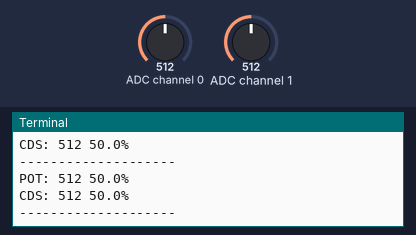
Bench run of a program on a simulated Raspberry Pi (BCM pin numbers). Parts: the last lines printed to the terminal. The inputs (shaded band) are chosen by the test bench; at power-on: ADC channel 0 = 512, ADC channel 1 = 512 (analog values on the 0–1023 scale). Library files of the repository ran but are not shown: mcp3008.py.

Above: at 1.2 s.
1.3 s: ADC channel 0 set to 716
At 2.6 s:
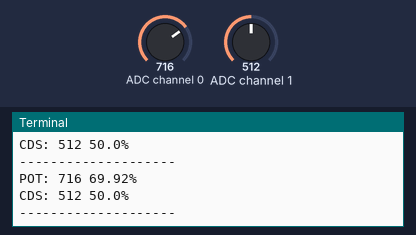
2.8 s: ADC channel 1 set to 716
At 3.8 s:
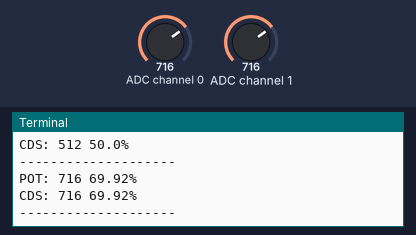
4.3 s: ADC channel 0 set to 900
At 5.6 s:
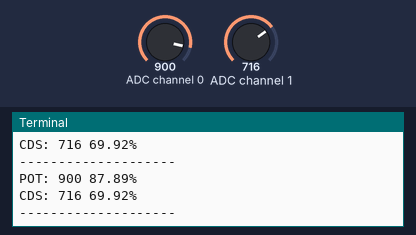
5.8 s: ADC channel 1 set to 900
At 6.9 s:
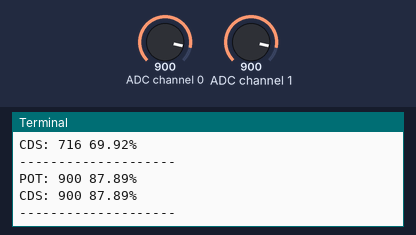
Timing chart, 0 to 8.3 s (numbered marks = the images above; inputs shaded):
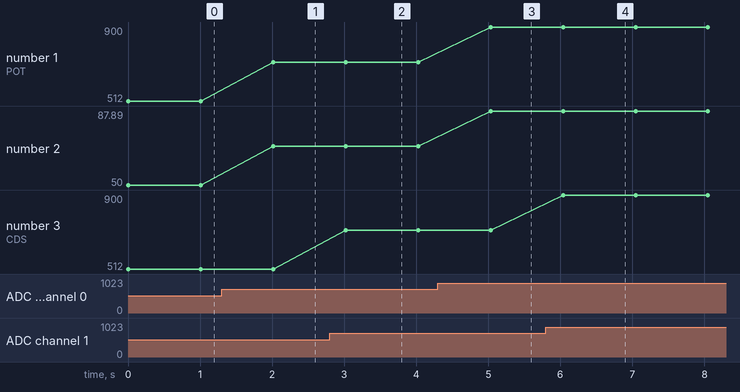

The program:

adc.py
```python
import traceback
from time import sleep
from mcp3008 import MCP3008

adc = MCP3008()

def scaling(val, max, min=0):
    # max와 min 사이에 있는 val을 0과 1의 범위로 스케일링
    return (val - min) / float(max - min)

with adc as a:
    try:
        while True:
            val_pot = a.read(0)
            val_cds = a.read(1)
            val_pot_p = round(scaling(val_pot, 1024) * 100, 2)
            val_cds_p = round(scaling(val_cds, 1024) * 100, 2)

            print('POT: {} {}%'.format(val_pot, val_pot_p))
            print('CDS: {} {}%'.format(val_cds, val_cds_p))
            print('-' * 20)

            sleep(1)
    except:
        traceback.print_exc()
```

Measured:
- after the input at 1.3 s, the terminal: prints a new line after 0.72 s (image 1)
- after the input at 2.8 s, the terminal: prints a new line after 0.22 s (image 2)
- after the input at 4.3 s, the terminal: prints a new line after 0.73 s (image 3)
- after the input at 5.8 s, the terminal: prints a new line after 0.24 s (image 4)
- plotted number 1: 512 → 716 after the input at 1.3 s, 716 → 900 after the input at 4.3 s
- plotted number 2: 50 → 69.92 after the input at 1.3 s, 69.92 → 87.89 after the input at 4.3 s
